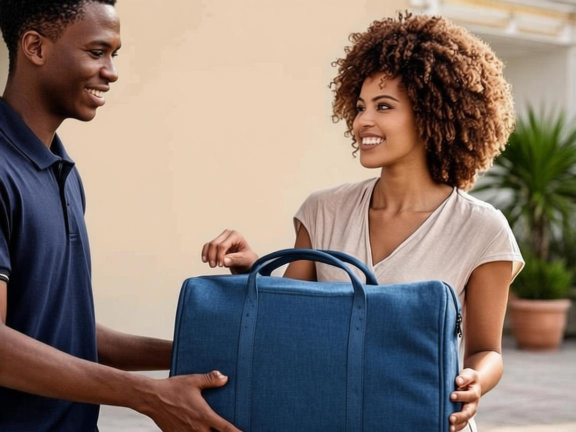
#> input picture work/image-rev4/handover-cleanwall.png, 1152 x 864 px, found by its file name (shown at 1/2 size)
$ python measure_bag_tilt.py
#> lines starting #> are read from the running program, lines starting #| are printed output that depends on the picture; after the words box and inside, x2 and y2 are one past the last pixel; in counts of white or black regions, pixels touching at a corner belong together
#!/usr/bin/env python3
"""Measure the laundry bag's tilt + panel extents in handover-cleanwall.png
by masking dark navy pixels in the lower-center region, then composite the
brand K with matching rotation. Output: handover-final2.png"""
from PIL import Image, ImageFilter
import numpy as np

DIR = '/home/z/my-project/work/image-rev4'
img = Image.open(f'{DIR}/handover-cleanwall.png').convert('RGB')
#> img is the input picture: PIL image 1152x864 RGB; mean R, G, B 135.2, 121, 112.9
a = np.asarray(img).astype(np.float32)
H, W = a.shape[:2]
#> H = 864; W = 1152

# Navy bag mask: blue-dominant dark pixels
r, g, b = a[..., 0], a[..., 1], a[..., 2]
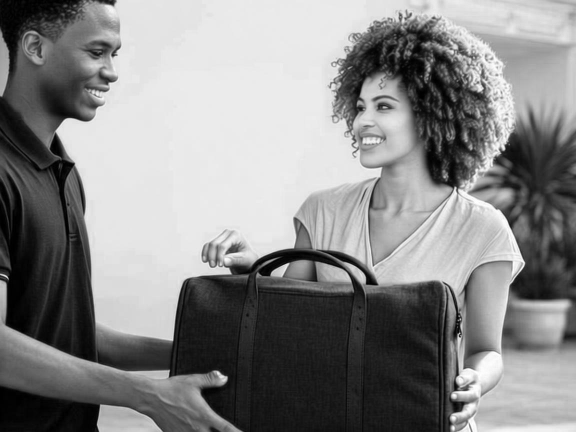
#> r: shape (864, 1152) float32 (shown at 1/2 size); min 0, max 255, mean 135.2
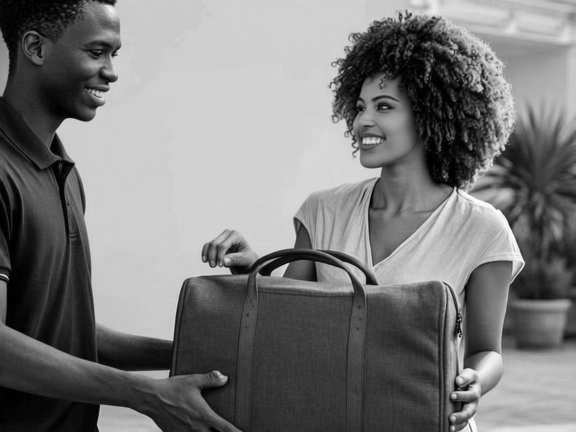
#> g: shape (864, 1152) float32 (shown at 1/2 size); min 0, max 255, mean 121
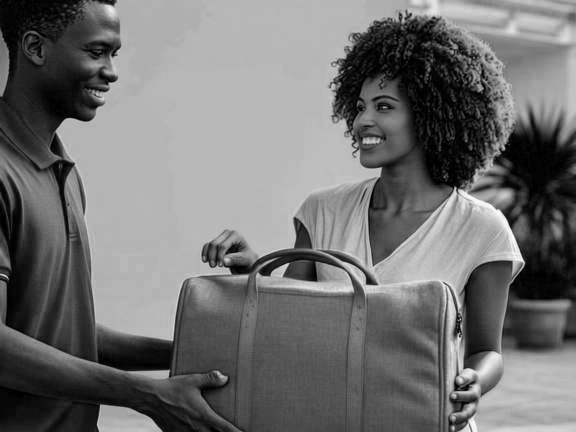
#> b: shape (864, 1152) float32 (shown at 1/2 size); min 0, max 255, mean 112.9
mask = (b > r + 8) & (b > 25) & (r < 120) & (b < 160) & (g < 110)
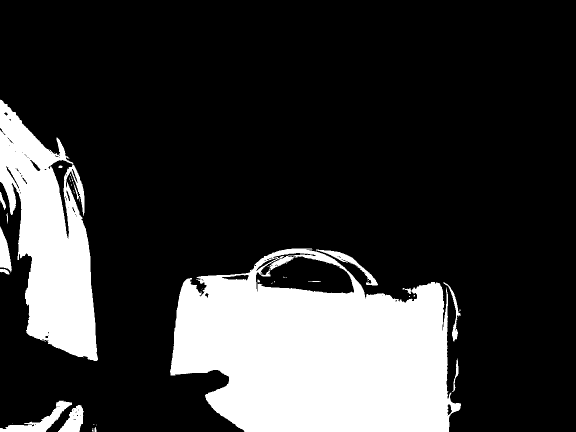
#> mask: shape (864, 1152) bool (shown at 1/2 size); 21.5% white; 44 white regions (29 under 20 px), largest, box (x1, y1, x2, y2) and area: (340, 497, 922, 864) 150323, (0, 199, 196, 722) 55765, (0, 801, 144, 864) 2542
# restrict to lower half + bag x-zone (exclude the rider's navy uniform at left)
zone = np.zeros_like(mask)
zone[470:, 320:980] = True
mask = mask & zone
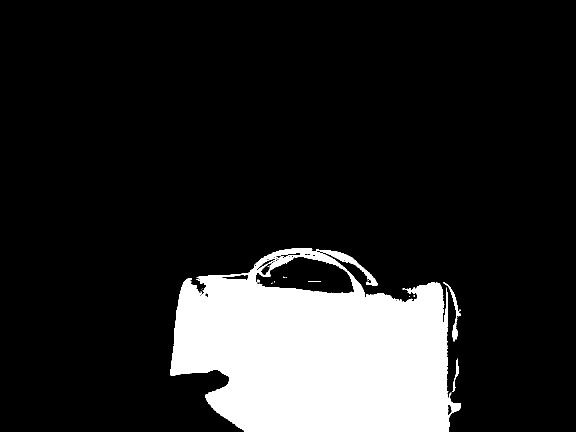
#> mask: shape (864, 1152) bool (shown at 1/2 size); 15.3% white; 19 white regions (13 under 20 px), largest, box (x1, y1, x2, y2) and area: (340, 497, 922, 864) 150323, (632, 499, 756, 571) 1313, (886, 564, 921, 683) 658, (904, 717, 917, 784) 225, (616, 562, 642, 564) 40, (515, 559, 520, 565) 23

# left edge of the bag per row: first x where mask is True for a run
rows = []
for y in range(480, H - 4):
    xs = np.where(mask[y])[0]
    if len(xs) > 120:  # substantial dark run in this row
        rows.append((y, xs.min(), xs.max()))
#> after the loop, rows = 312 items, first 6: (504, 550, 679), (505, 545, 681), (506, 544, 684), (511, 534, 696), (512, 528, 698), (513, 528, 700)
if rows:
    ys = np.array([r_[0] for r_ in rows])
#> ys = 312 values from 504 to 859
    lefts = np.array([r_[1] for r_ in rows])
#> lefts = 312 values, max 550 at index 0, min 340 at index 193, mean 389.1
    rights = np.array([r_[2] for r_ in rows])
#> rights = 312 values, max 921 at index 259, min 679 at index 0, mean 897.3
    # fit left edge line: x = m*y + c
    m, c = np.polyfit(ys, lefts, 1)
#> m = 0.214; c = 238.9
    mr, cr = np.polyfit(ys, rights, 1)
#> mr = 0.193; cr = 762
    import math
    ang_l = math.degrees(math.atan(m))    # dy->dx: positive m means edge leans right going down
#> ang_l = 12.08
    print(f'rows analyzed: {len(rows)}, y {ys.min()}..{ys.max()}')
#| rows analyzed: 312, y 504..859
    print(f'left edge: x = {m:.3f}*y + {c:.1f}  (lean angle {ang_l:.2f} deg, +ve = bottom shifted right)')
#| left edge: x = 0.214*y + 238.9  (lean angle 12.08 deg, +ve = bottom shifted right)
    print(f'right edge: x = {mr:.3f}*y + {cr:.1f} (lean angle {math.degrees(math.atan(mr)):.2f} deg)')
#| right edge: x = 0.193*y + 762.0 (lean angle 10.90 deg)
    print(f'bag x-range at y=650: {int(m*650+c)} .. {int(mr*650+cr)}')
#| bag x-range at y=650: 377 .. 887
    print(f'bag x-range at y=560: {int(m*560+c)} .. {int(mr*560+cr)}')
#| bag x-range at y=560: 358 .. 869
else:
    print('no bag rows found')

$ run again, with work/image-rev4/current-handover.png copied over work/image-rev4/handover-cleanwall.png
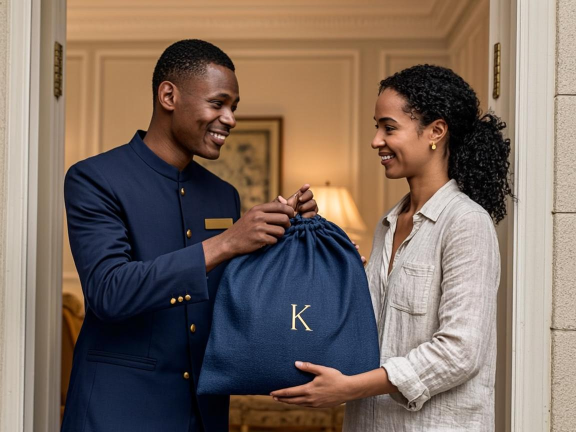
#> input picture work/image-rev4/current-handover.png, 1152 x 864 px, found by its file name (shown at 1/2 size)
#> img is the input picture: PIL image 1152x864 RGB; mean R, G, B 124.4, 107.7, 96.9
#> `r, g, b = a[..., 0], a[..., 1], a[..., 2]`:
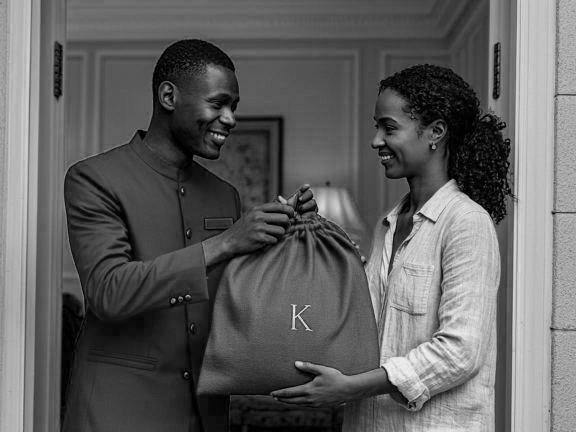
#> b: shape (864, 1152) float32 (shown at 1/2 size); min 0, max 251, mean 96.9
#> `mask = mask & zone`:
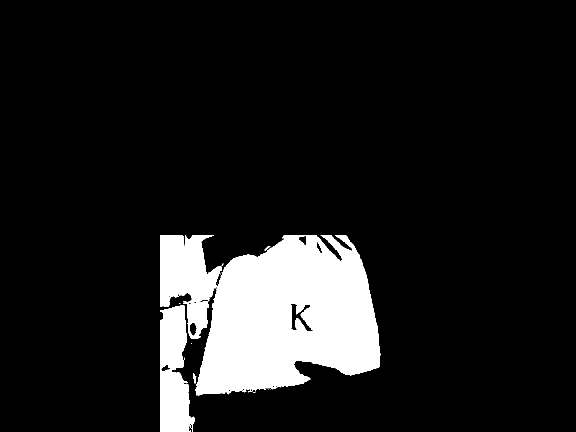
#> mask: shape (864, 1152) bool (shown at 1/2 size); 11.4% white; 24 white regions (19 under 20 px), largest, box (x1, y1, x2, y2) and area: (391, 470, 761, 791) 85180, (320, 470, 444, 678) 14942, (320, 610, 389, 864) 12715, (386, 747, 392, 767) 65, (529, 492, 541, 501) 37
#> after the loop `for y in range(480, H - 4):`: rows = 306 items, first 6: (480, 320, 698), (481, 320, 699), (482, 320, 699), (483, 320, 699), (484, 320, 701), (485, 320, 702)
#> ys = 306 values from 480 to 785
#> lefts = 306 values, max 348 at index 134, min 320 at index 0, mean 320.7
#> rights = 306 values, max 760 at index 227, min 502 at index 303, mean 721.5
#> m = -0.000838; c = 321.2
#> mr = -0.208; cr = 853
#> ang_l = -0.048
#| rows analyzed: 306, y 480..785
#| left edge: x = -0.001*y + 321.2  (lean angle -0.05 deg, +ve = bottom shifted right)
#| right edge: x = -0.208*y + 853.0 (lean angle -11.75 deg)
#| bag x-range at y=650: 320 .. 717
#| bag x-range at y=560: 320 .. 736
